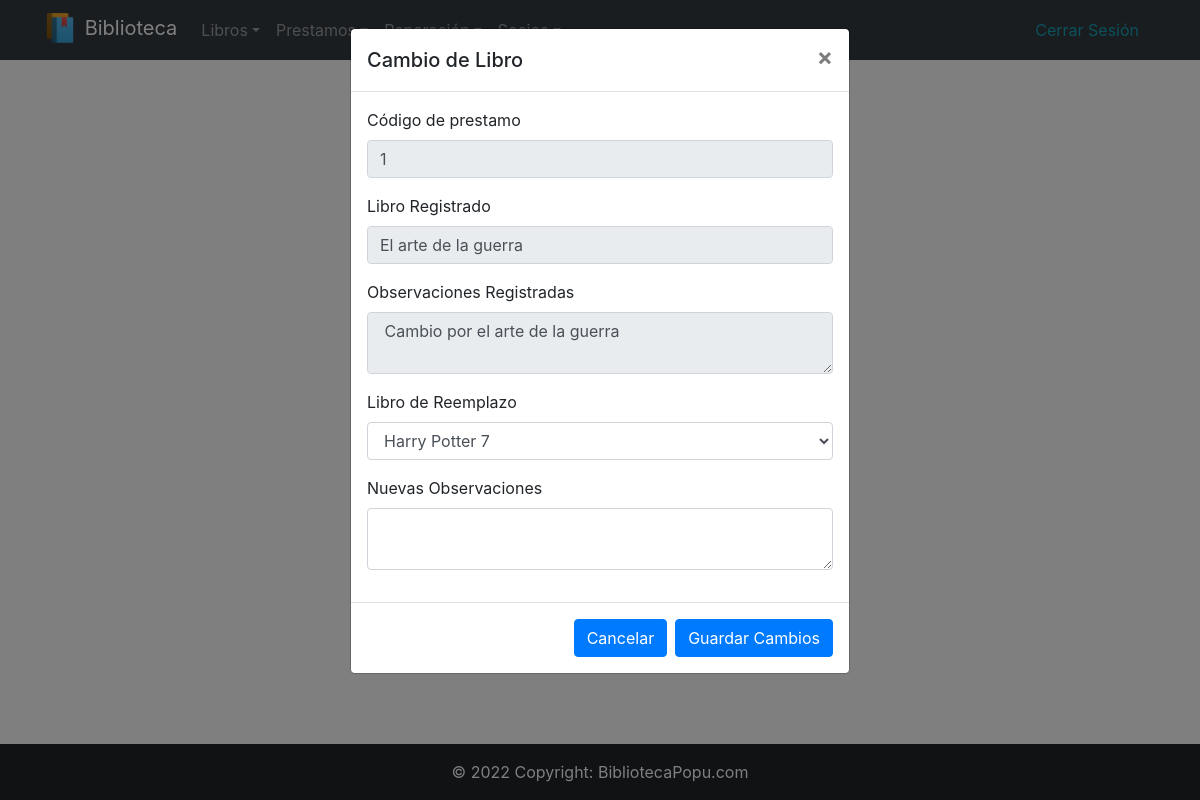
The app's page /templates/Prestamos/ModificarPrestamo.php?id=1 (signed in) with its own data.
### tables this page shows
CREATE TABLE `detalleprestamo` (
  `cod_detalle` int(11) NOT NULL AUTO_INCREMENT,
  `cod_prestamo` int(11) NOT NULL,
  `cod_libro` int(11) NOT NULL,
  `observaciones` tinytext,
  PRIMARY KEY (`cod_detalle`)
);

CREATE TABLE `libro` (
  `cod_libro` int(11) NOT NULL AUTO_INCREMENT,
  `titulo` tinytext,
  `editorial` tinytext,
  `fedicion` date DEFAULT NULL,
  `idioma` tinytext,
  `estado` tinytext,
  `cantpaginas` int(11) DEFAULT NULL,
  PRIMARY KEY (`cod_libro`)
);

### config/database.php (called while the page is built, shortened)
<?php
function conectarDB() : mysqli {
    $db = mysqli_connect('localhost', 'root', '', 'biblioteca');
    $db->set_charset("utf8");
    return $db;
}
?>

### templates/Prestamos/ModificarPrestamo.php (the view, shortened to what this page needs)
<?php include '../../config/funciones.php';
      include '../../config/database.php';
if(isset($_GET['id'])){
    $cod_detalle = $_GET['id'];
    $query = "SELECT * FROM detalleprestamo d JOIN libro l ON d.cod_libro = l.cod_libro WHERE cod_detalle = $cod_detalle ";
    $resultado = mysqli_query(conectarDB(), $query);
    $res = mysqli_fetch_assoc($resultado);
    include '../../Header.php';
if($resultado){
        ?>
        <div class="modal fade" id="modelId" tabindex="-1" role="dialog" aria-labelledby="modelTitleId" aria-hidden="true">
            <div class="modal-dialog" role="document">
                <div class="modal-content">
                    <div class="modal-header">
                        <h5 class="modal-title">Cambio de Libro</h5>
                            <button type="button" class="close" data-dismiss="modal" aria-label="Close">
                                <span aria-hidden="true">&times;</span>
                            </button>
                    </div>
                    <div class="modal-body">
                    <form action="/templates/Prestamos/ModificarPrestamo.php" method="post">
                        <div class="form-group">
                        <label for="">Código de prestamo</label>
                        <input type="text" name="cod_prestamo" readonly id="" class="form-control" value="<?php echo $res['cod_prestamo'] ?>">
                        </div>
                        <div class="form-group">
                        <label for="">Libro Registrado</label>
                        <input type="text" name="" readonly id="" class="form-control" value="<?php echo $res['titulo'] ?>">
                        </div>
                        <div class="form-group">
                        <label for="">Observaciones Registradas</label>
                        <textarea readonly class="form-control""><?php echo $res['observaciones'] ?> </textarea>
                        </div>
                        <?php
                        $query2 = "SELECT cod_libro, titulo FROM libro WHERE estado = 'En biblioteca'";
                        $resultado2 = mysqli_query(conectarDB(), $query2);
                        if ($resultado2){
                            ?>
                            <div class="form-group">
                            <label for="">Libro de Reemplazo</label>
                            <select class="form-control" name="cod_libro" id="">
                                    <?php while ($res2 = mysqli_fetch_assoc($resultado2)): ?>
                                    <option value="<?php echo $res2['cod_libro'] ?>"><?php echo $res2['titulo'] ?></option>
                                    <?php endwhile; ?>
                            </select>
                            </div>
                        <?php
                        }   else { echo 'Problemas en la consulta de libros';}
                        ?>
                        <div class="form-group">
                        <label for="">Nuevas Observaciones</label>
                        <textarea name="observaciones" class="form-control""> </textarea>
                        </div>
                        </div>
                        <div class="modal-footer">
                            <a name="" id="" class="btn btn-primary" href="/templates/Prestamos/DetallePrestamo.php?id=<?php echo $res['cod_prestamo']?>" role="button">Cancelar</a>
                            <button type="submit" class="btn btn-primary">Guardar Cambios</button>
                        </div>
                </div>
            </div>
        </div>
        <?php
    }else{
        echo 'VERIFICAR SQL';
    }
}
include '../../Footer.php';
?>

### records on screen
detalleprestamo: cod_prestamo "1", cod_libro.titulo "El arte de la guerra", observaciones "Cambio por el arte de la guerra"

### other values on screen
form field cod_libro "Harry Potter 7"
